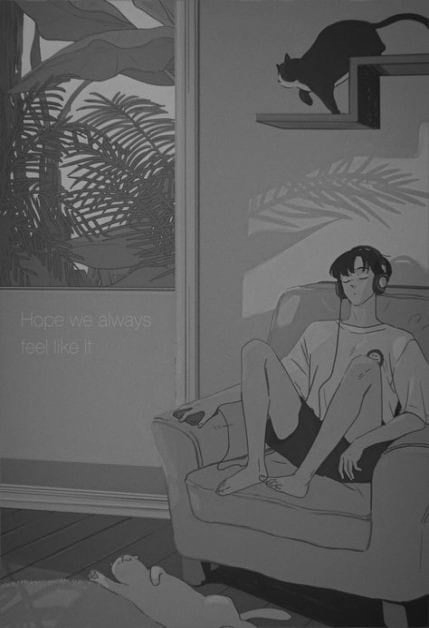
#> input picture Python/BlacknWhitex.png, 429 x 628 px, given in place of ArtI_Logo.png, which was not available
$ python resizeNAddLogo.py
#> lines starting #> are read from the running program, lines starting #| are printed output that depends on the picture
import os
from PIL import Image

IMAGE_FIT_WIDTH, IMAGE_FIT_HEIGHT = 300,225
LOGO_FILENAME = './Pictures/ArtI_Logo.png'

logo = Image.open(LOGO_FILENAME, 'r')
#> logo is the input picture: PIL image 429x628 RGBA; mean R, G, B, A 93.7, 93.7, 93.7, 255
logoWidth, logoHeight = logo.size
#> logoWidth = 429; logoHeight = 628
print(logoWidth, logoHeight)
#| 429 628
lh = int(IMAGE_FIT_HEIGHT*0.1)
lw = int(lh/float(logoHeight)*logoWidth)
#> lw = 15
print(lw,lh)
#| 15 22
logo = logo.resize((lw,lh))

#Looping over all the files in the directory
os.makedirs('withLogo')
for filename in os.listdir('.'):
    if not(filename.endswith('.png') or filename.endswith('.jpg')) or filename==LOGO_FILENAME:
        continue
    im = Image.open(filename)
    width, height = im.size
#> width = 429; height = 628
    print("Resizing image ",filename)
    im = im.resize((IMAGE_FIT_WIDTH, IMAGE_FIT_HEIGHT))
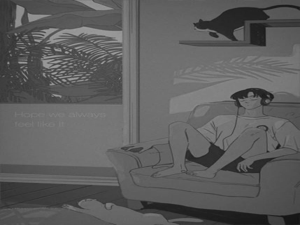
#> im: PIL image 300x225 RGBA; mean R, G, B, A 93.7, 93.7, 93.7, 255
    # Adding the logo
    print("Pasting logo on image ", filename)
    im.paste(logo,(IMAGE_FIT_WIDTH-lw, IMAGE_FIT_HEIGHT-lh), logo)
    im.save(os.path.join('withLogo', filename))
#> pass 2 of the loop `for filename in os.listdir('.'):`:
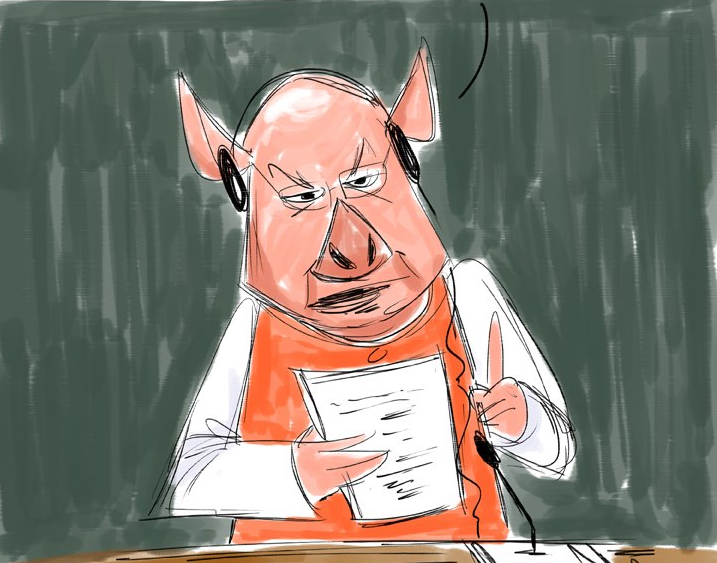
#> input picture Python/Modi.png, 717 x 563 px
#> im is the input picture: PIL image 717x563 RGB; mean R, G, B 128.7, 123.7, 112.2
#> `im = im.resize((IMAGE_FIT_WIDTH, IMAGE_FIT_HEIGHT))`:
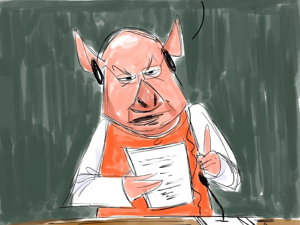
#> im: PIL image 300x225 RGB; mean R, G, B 128.6, 123.6, 112.1
